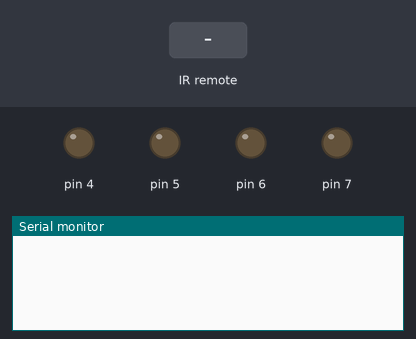
A sketch run on a simulated Arduino Uno, built with avr-gcc and run on an emulated ATmega328P. On the bench: output pins drawn as LEDs (lit = HIGH), the last lines printed to the serial monitor. Inputs (shaded band) come from the test bench.

Above: at 1.2 s.
1.3 s: infrared code 0xFFB04F received
At 2.5 s:
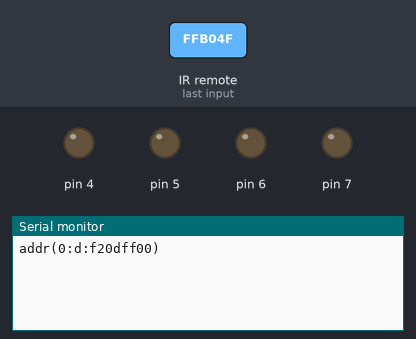
2.8 s: infrared code 0xFF6897 received
At 3.9 s:
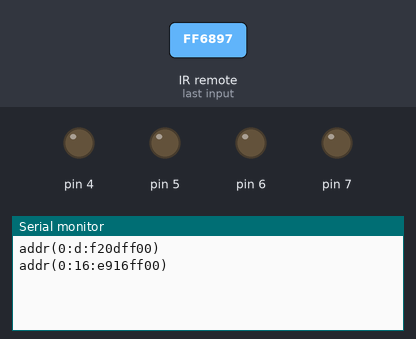

The sketch:

Infrared_Remote_Control.ino
```cpp
#include <IRremote.h>

//初次打开请参考【加载库文件】教程加载IRremote库

volatile int System_Time; //系统时间
volatile int Speed;//速度
volatile int Interval_Time;//间隔时间
IRrecv irrecv_A3(A3);//定义红外接收引脚  A3
decode_results results_A3;


long ir_item;
//停止
void Stop() {
  digitalWrite(4,LOW);
  analogWrite(5,0);
  digitalWrite(7,LOW);
  analogWrite(6,0);
}

//前进
void Forward() {
  digitalWrite(4,LOW);
  analogWrite(5,Speed);
  digitalWrite(7,LOW);
  analogWrite(6,Speed);
}
//右转
void Right_Turn() {
  digitalWrite(4,LOW);
  analogWrite(5,Speed);
  digitalWrite(7,HIGH);
  analogWrite(6,Speed);
}
//后退
void Back_Off() {
  digitalWrite(4,HIGH);
  analogWrite(5,Speed);
  digitalWrite(7,HIGH);
  analogWrite(6,Speed);
}

//左转
void Left_Turn() {
  digitalWrite(4,HIGH);
  analogWrite(5,Speed);
  digitalWrite(7,LOW);
  analogWrite(6,Speed);
}

void setup(){
  Serial.begin(9600);
  Speed = 160;
  System_Time = 0;
  Interval_Time = 0;
  irrecv_A3.enableIRIn();
  irrecv_A3.enableIRIn();
  pinMode(5, OUTPUT);
  pinMode(4, OUTPUT);
  digitalWrite(5, LOW);
  digitalWrite(4, LOW);
  pinMode(6, OUTPUT);
  pinMode(7, OUTPUT);
  digitalWrite(6, LOW);
  digitalWrite(7, LOW);
}

#define COMMAND_UP    0x18
#define COMMAND_DOWN  0x52
#define COMMAND_LEFT  0x8
#define COMMAND_RIGHT 0x5a
#define COMMAND_FLY   0x1c
#define COMMAND_NUM1  0x11

void loop(){
  char buf[64];
  uint16_t command;

  // Serial.print("hello yoyo\n");
  if (irrecv_A3.decode()) {

   // irrecv_A3.printIRResultShort(&Serial);
   // Serial.print(irrecv_A3.decodedIRData.address, HEX);
   // Serial.print(irrecv_A3.decodedIRData.command, HEX);

    sprintf(buf, "\naddr(%x:%x:%lx)\n",
            irrecv_A3.decodedIRData.address,
            irrecv_A3.decodedIRData.command,
            irrecv_A3.decodedIRData.decodedRawData);
  Serial.print(buf);
    ir_item=results_A3.value;
    String type="UNKNOWN";
    String typelist[14]={"UNKNOWN", "NEC", "SONY", "RC5", "RC6", "DISH", "SHARP", "PANASONIC", "JVC", "SANYO", "MITSUBISHI", "SAMSUNG", "LG", "WHYNTER"};
    if(results_A3.decode_type>=1&&results_A3.decode_type<=13){
      type=typelist[results_A3.decode_type];
    }
    //Serial.print("IR TYPE:"+type+" ");

    command = irrecv_A3.decodedIRData.command;

    if (command == COMMAND_UP) {
       Forward();
       Serial.print("Yoyo move forward\n");
    } else if (command == COMMAND_DOWN) {
      Back_Off();
      Serial.print("Yoyo move back\n");
    } else if (command == COMMAND_LEFT) {
      Left_Turn();
      Serial.print("Yoyo turn left\n");
    } else if (command == COMMAND_RIGHT) {
      Right_Turn();
      Serial.print("Yoyo turn right\n");
    } else if (command == COMMAND_FLY) {
      Serial.print("Yoyo fly fly high\n");
    } else if (ir_item == 0xFFB04F) {
      Speed = constrain(Speed + 20, 50, 255);
    } else if (ir_item == 0xFF6897) {
      Speed = constrain(Speed - 20, 50, 255);
    }
    Interval_Time = System_Time + 130;
    irrecv_A3.resume();
  } else {
  }
  if (System_Time > Interval_Time) {
    Stop();

  }
  System_Time= millis();

}
```

Measured:
- after the input at 1.3 s, the serial monitor: prints a new line at once (image 1)
- after the input at 2.8 s, the serial monitor: prints a new line at once (image 2)
